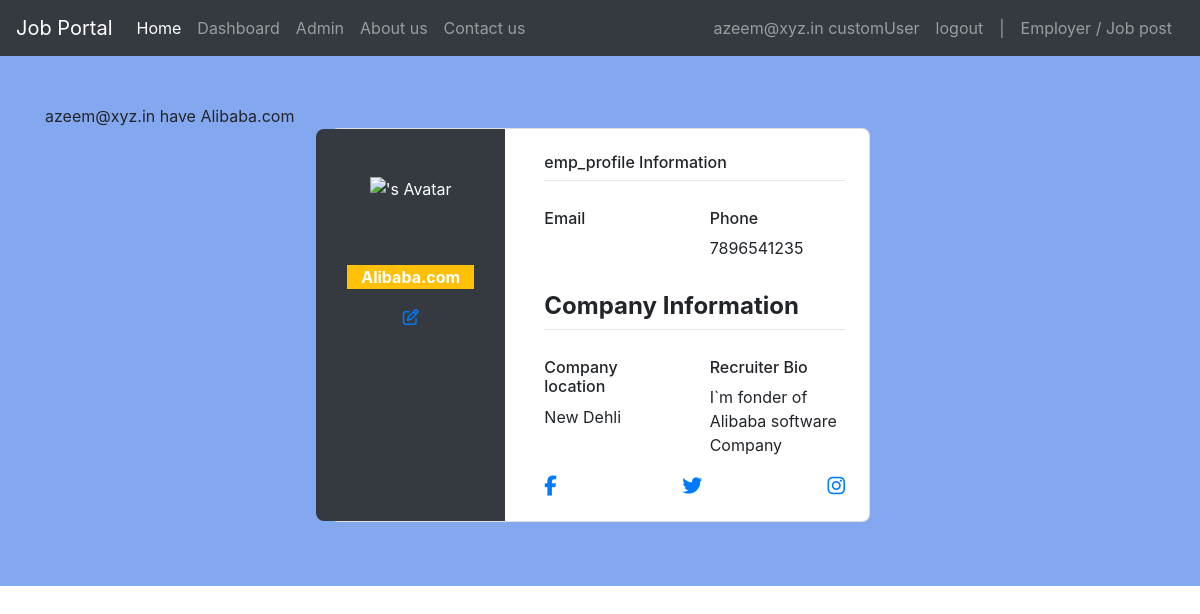
/Account/recruiter_profile/ (signed in), run on the app's committed database.
### users/models.py (models this page shows)
class CustomUser(AbstractBaseUser,PermissionsMixin):
    username=None  #Removed the username field*/
    email = models.EmailField(_("email address"), unique=True)
    first_name = models.CharField(max_length=100)
    last_name = models.CharField(max_length=100)
    is_staff = models.BooleanField(default=False)
    is_active = models.BooleanField(default=True)
    date_joined = models.DateTimeField(_("join date"), default=timezone.now)
    USER_TYPE_CHOICES = (
        ('candidate', 'Candidate'),
        ('recruiter', 'Recruiter'),
    )
    user_type = models.CharField(max_length=10,choices=USER_TYPE_CHOICES)
    USERNAME_FIELD="email"
    REQUIRED_FIELDS=[]
    objects=CustomUserManager()
    def __str__(self):
        return  f'{self.email} customUser'

### Account/models.py (models this page shows)
class RecruiterProfile(models.Model):
    USER_TYPE_CHOICES=CustomUser.USER_TYPE_CHOICES
    user = models.OneToOneField(CustomUser, on_delete=models.CASCADE)
    company_name=models.CharField(_("Your company name"), max_length=50)
    company_logo=models.ImageField(_("Company Image"), upload_to='proImage',blank=True,null=True)
    contact_phone=models.CharField(_("Phone number"), max_length=50,blank=True,null=True)
    location=models.CharField(_("Location "),max_length=50,default='New Dehli')
    bio=models.TextField(_("Write your bio here!!!!!!!"),max_length=500,blank=True)
    def __str__(self):
        return f"{self.user.email} have {self.company_name} "

### Account/views.py (the view)
# urls.py: path('recruiter_profile/', views.recruiter_profile_view, name='recruiter_profile'),
def recruiter_profile_view(request):
    if not request.user.is_authenticated:
        HttpResponse('You have to loggin first to view profile ')
    try:
        emp_profile = RecruiterProfile.objects.get(user=request.user)
    except RecruiterProfile.DoesNotExist:
        return HttpResponse('User have not recruiter profile ')
    print('UserType',request.user.user_type)
    return render(request, 'account/recruiter_profile.html', {'emp_profile': emp_profile})

### templates/account/recruiter_profile.html (shortened to what this page needs)
{% extends "base.html" %} {% load static %} {% block content %}
<link rel="stylesheet" href="{% static 'css/employer_profile.css' %}" />
<link
  rel="stylesheet"
  href="https://cdnjs.cloudflare.com/ajax/libs/font-awesome/6.6.0/css/all.min.css"
/>
{% include "candidate_navbar.html" %}
<section class="vh-100" style="background-color: #84a8f0">
  <div class="container py-5 h-100">
    {% if emp_profile %}
     {{emp_profile}}
    <div class="row d-flex justify-content-center align-items-center h-100">
      <div class="col col-lg-6 mb-4 mb-lg-0">
        <div class="card mb-3" style="border-radius: 0.5rem">
          <div class="row g-0">
            <div
              class="col-md-4 text-center text-white bg-dark"
              style="
                border-top-left-radius: 0.5rem;
                border-bottom-left-radius: 0.5rem;
              "
            >
              <img
                src="https://mdbcdn.b-cdn.net/img/Photos/new-templates/bootstrap-chat/ava1-bg.webp"
                alt="{{ emp_profile.first_name }}'s Avatar"
                class="img-fluid my-5"
                style="width: 80px"
              />
              <p class="bg-warning m-3"><b>{{ emp_profile.company_name }}</b></p>
              <a href="{% url 'Account:update_recruiter_profile' %}">
                <i class="far fa-edit mb-5"></i>
              </a>
            </div>
            <div class="col-md-8">
              <div class="card-body p-4">
                <h6>emp_profile Information</h6>
                <hr class="mt-0 mb-4" />
                <div class="row pt-1">
                  <div class="col-6 mb-3">
                    <h6>Email</h6>
                  </div>
                  <div class="col-6 mb-3">
                    <h6>Phone</h6>
                    <p class="">{{ emp_profile.contact_phone }}</p>
                  </div>
                </div>
                <h4><b>Company Information</b></h4>
                <hr class="mt-0 mb-4" />
                <div class="row pt-1">
                  <div class="col-6 mb-3">
                    <h6>Company location</h6>
                    <p class="">{{emp_profile.location}}</p>
                  </div>
                  <div class="col-6 mb-3">
                    <h6>Recruiter Bio</h6>
                    <article class="">{{emp_profile.bio}}</article>
                  </div>
                </div>
                <div class="d-flex justify-content-between">
                  <a href="{{ emp_profile.facebook_url }}"
                    ><i class="fab fa-facebook-f fa-lg me-3"></i
                  ></a>
                  <a href="{{ emp_profile.twitter_url }}"
                    ><i class="fab fa-twitter fa-lg me-3"></i
                  ></a>
                  <a href="{{ emp_profile.instagram_url }}"
                    ><i class="fab fa-instagram fa-lg"></i
                  ></a>
                </div>
              </div>
            </div>
          </div>
        </div>
      </div>
    </div>
    {% else %}
    <p>No profiles available.</p>
    {% endif %} {% endblock %}

### templates/candidate_navbar.html (shortened to what this page needs)
<nav class="navbar navbar-expand-lg navbar-dark bg-dark fixed-top">
    <a class="navbar-brand" href="#">Job Portal</a>
    <div class="collapse navbar-collapse" id="navbarSupportedContent">
      <ul class="navbar-nav mr-auto">
        <li class="nav-item active">
          <a class="nav-link" href="{% url 'JobApp:job_view' %}">Home <span class="sr-only">(current)</span></a>
        </li>
        <li class="nav-item">
          <a class="nav-link" href="{% url 'JobApp:dashboard_view' %}">Dashboard</a>
        </li>
        <li class="nav-item">
          <a class="nav-link" href="/admin/">Admin</a>
        </li>
        <li class="nav-item">
          <a class="nav-link" href="{% url 'JobApp:about_us' %}">About us</a>
        </li>
        <li class="nav-item">
          <a class="nav-link" href="{% url 'JobApp:contact_us' %}">Contact us</a>
        </li>
      </ul>
      <ul class="nav navbar-nav navbar-right mr-1">
        {% if user.is_authenticated %}
        <li class="nav-item d-flex justify-content-center">
          <a href="{% url 'Account:candidate_profile' %}" class="nav-link"> {{ request.user }}</a> <a href="{% url 'Account:signout' %}" class="nav-link"> logout</a>
        </li>
        {% endif %}
        <li class=" nav-item "><a href="" class="nav-link"> |</a></li>
        <li class="nav-item">
          <a href="{% url 'JobApp:recruiter_job_view' %}" class="nav-link">Employer / Job post</a>
        </li>
      </ul>
    </div>
  </nav>

### templates/candidate_navbar.html (style rules this page uses)
.navbar.fixed-top { position: fixed; top: 0; left: 0; z-index: 1000; }
body { padding-top: 56px; }

### data on the page
CustomUser: user "azeem@xyz.in customUser"
RecruiterProfile: user+company_name "azeem@xyz.in have Alibaba.com", company_name "Alibaba.com", contact_phone "7896541235", location "New Dehli", bio "I`m fonder of Alibaba software Company"
